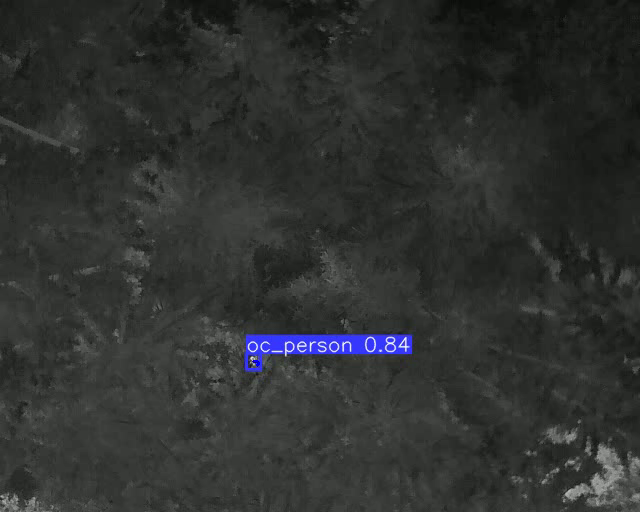
#> input picture frame 65 of tracked_videos/video_011.mp4, 640 x 512 px, given in place of video_000.mp4, which was not available
$ jupyter execute --allow-errors data_extraction.ipynb   (shell and % lines are left out)   (older library calls are emulated)
#> lines starting #> are read from the running program, lines starting #| are printed output that depends on the picture; pictures that were not available may be replaced by others from this repository, and a replacement may not be noted
[cell 1]
import numpy as np
import cv2
import matplotlib.pyplot as plt

[cell 2]
cap = cv2.VideoCapture('video_000.mp4')

# Check if camera opened successfully
if (cap.isOpened()== False):
  print("Error opening video stream or file")

# Read until video is completed
while(cap.isOpened()):
  # Capture frame-by-frame
  ret, frame = cap.read()
#> frame is the input picture: shape (512, 640, 3); mean B, G, R 47.9, 49.1, 47.1
  if ret == True:

    # Display the resulting frame

    frame = cv2.GaussianBlur(frame,(3,3),0)
    frame = cv2.Laplacian(frame,cv2.CV_64F)
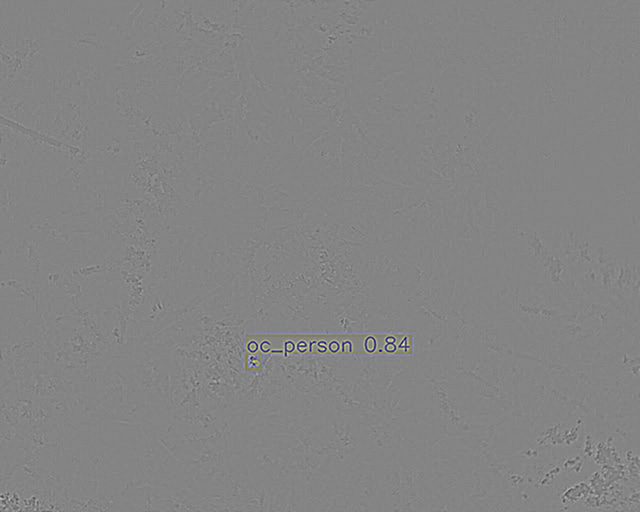
#> frame: shape (512, 640, 3) float64; mean B, G, R 0, 0, 0; drawn with min black and max white
    cv2.imshow('Frame',frame)
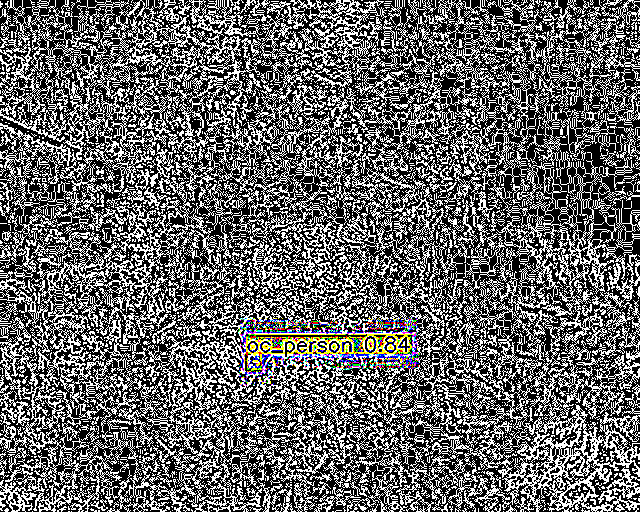
#> window 'Frame': shape (512, 640, 3); mean B, G, R 101.7, 102, 102.1

    # Press Q on keyboard to  exit
    if cv2.waitKey(25) & 0xFF == ord('q'):
#> (key q is pressed here)
      break

  # Break the loop
  else:
    break

# When everything done, release the video capture object
cap.release()

# Closes all the frames
cv2.destroyAllWindows()

$ run again, starting later in the video
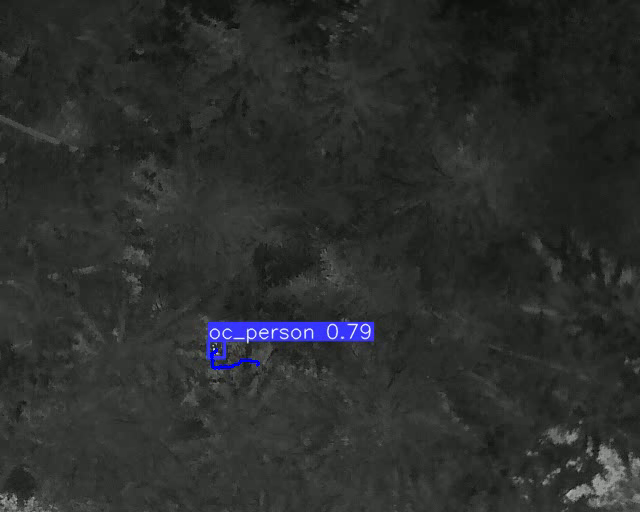
#> input picture frame 292 of tracked_videos/video_011.mp4, 640 x 512 px, given in place of video_000.mp4, which was not available
#> frame is the input picture: shape (512, 640, 3); mean B, G, R 45.1, 46.1, 44.1
#> `frame = cv2.Laplacian(frame,cv2.CV_64F)`:
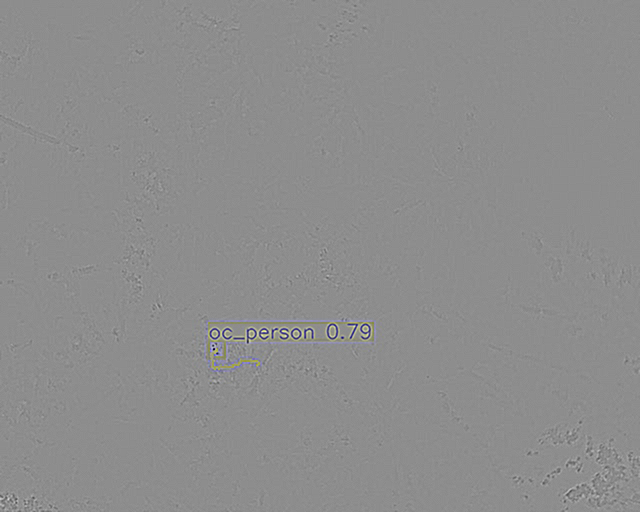
#> frame: shape (512, 640, 3) float64; mean B, G, R 0, 0, 0; drawn with min black and max white
#> `cv2.imshow('Frame',frame)`:
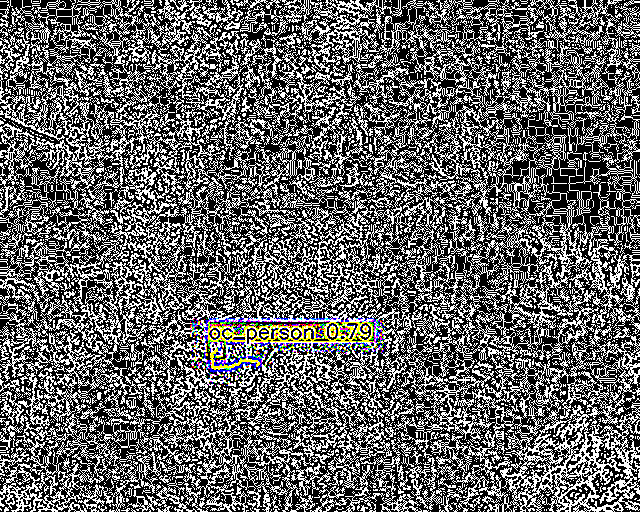
#> window 'Frame': shape (512, 640, 3); mean B, G, R 101.5, 101.7, 101.8

$ run again, starting later in the video
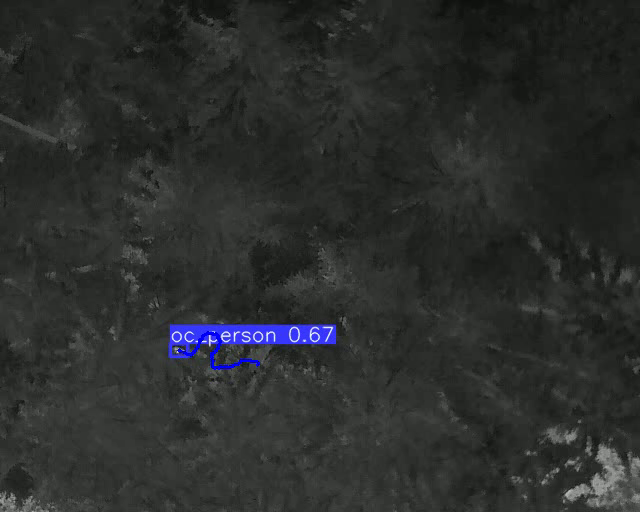
#> input picture frame 520 of tracked_videos/video_011.mp4, 640 x 512 px, given in place of video_000.mp4, which was not available
#> frame is the input picture: shape (512, 640, 3); mean B, G, R 44.5, 45.4, 43.4
#> `frame = cv2.Laplacian(frame,cv2.CV_64F)`:
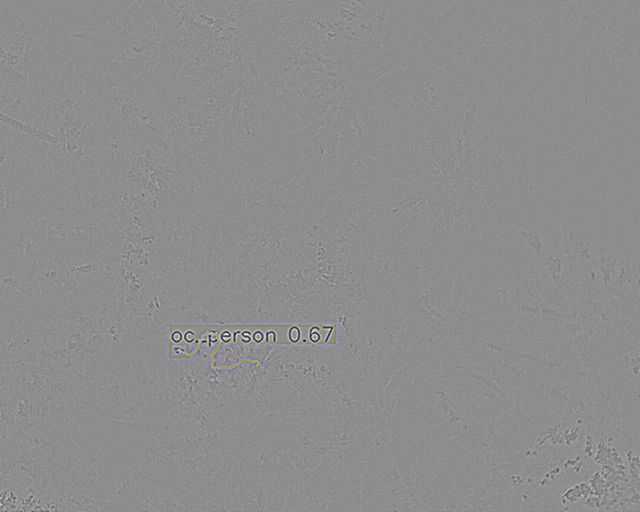
#> frame: shape (512, 640, 3) float64; mean B, G, R 0, 0, 0; drawn with min black and max white
#> `cv2.imshow('Frame',frame)`:
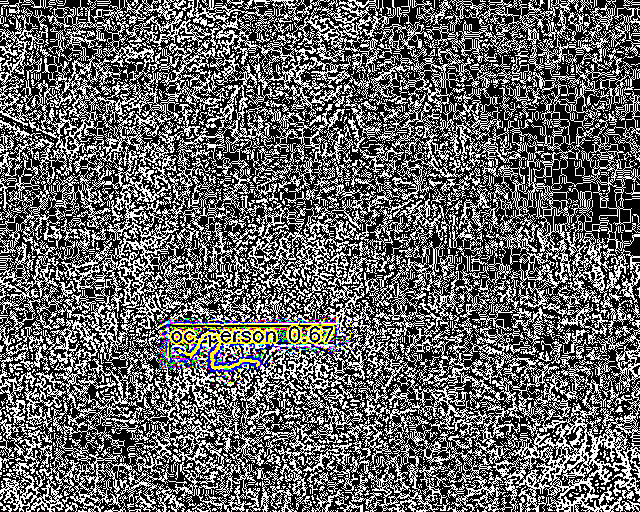
#> window 'Frame': shape (512, 640, 3); mean B, G, R 100.8, 101.1, 101.1
